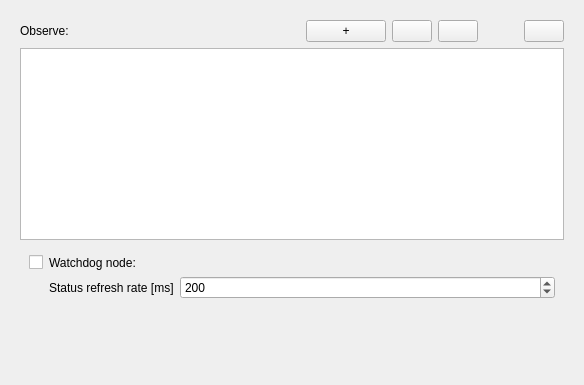
<?xml version="1.0" encoding="UTF-8"?>
<ui version="4.0">
 <class>qSlicerWatchdogModuleWidget</class>
 <widget class="qSlicerWidget" name="qSlicerWatchdogModuleWidget">
  <property name="geometry">
   <rect>
    <x>0</x>
    <y>0</y>
    <width>584</width>
    <height>385</height>
   </rect>
  </property>
  <property name="windowTitle">
   <string>Form</string>
  </property>
  <property name="autoFillBackground">
   <bool>true</bool>
  </property>
  <layout class="QVBoxLayout" name="verticalLayout">
   <item>
    <widget class="ctkCollapsibleButton" name="CTKCollapsibleButton" native="true">
     <property name="text" stdset="0">
      <string>Display</string>
     </property>
     <layout class="QVBoxLayout" name="verticalLayout_3">
      <item>
       <layout class="QGridLayout" name="gridLayout_1" columnstretch="0,0,0,0,0,0,0">
        <item row="1" column="0">
         <widget class="QLabel" name="label_3">
          <property name="sizePolicy">
           <sizepolicy hsizetype="Fixed" vsizetype="Preferred">
            <horstretch>0</horstretch>
            <verstretch>0</verstretch>
           </sizepolicy>
          </property>
          <property name="text">
           <string>Observe:</string>
          </property>
         </widget>
        </item>
        <item row="1" column="5">
         <spacer name="horizontalSpacer">
          <property name="orientation">
           <enum>Qt::Horizontal</enum>
          </property>
          <property name="sizeType">
           <enum>QSizePolicy::Minimum</enum>
          </property>
          <property name="sizeHint" stdset="0">
           <size>
            <width>40</width>
            <height>20</height>
           </size>
          </property>
         </spacer>
        </item>
        <item row="1" column="1">
         <widget class="qMRMLNodeComboBox" name="ToolComboBox" native="true">
          <property name="enabled">
           <bool>true</bool>
          </property>
          <property name="nodeTypes" stdset="0">
           <stringlist>
            <string>vtkMRMLLinearTransformNode</string>
            <string>vtkMRMLVolumeNode</string>
           </stringlist>
          </property>
          <property name="noneEnabled" stdset="0">
           <bool>true</bool>
          </property>
          <property name="addEnabled" stdset="0">
           <bool>false</bool>
          </property>
          <property name="removeEnabled" stdset="0">
           <bool>false</bool>
          </property>
         </widget>
        </item>
        <item row="1" column="6">
         <widget class="QPushButton" name="DeleteToolButton">
          <property name="sizePolicy">
           <sizepolicy hsizetype="Fixed" vsizetype="Fixed">
            <horstretch>0</horstretch>
            <verstretch>0</verstretch>
           </sizepolicy>
          </property>
          <property name="text">
           <string/>
          </property>
         </widget>
        </item>
        <item row="1" column="2">
         <widget class="QPushButton" name="AddToolButton">
          <property name="sizePolicy">
           <sizepolicy hsizetype="Fixed" vsizetype="Fixed">
            <horstretch>0</horstretch>
            <verstretch>0</verstretch>
           </sizepolicy>
          </property>
          <property name="text">
           <string>+</string>
          </property>
         </widget>
        </item>
        <item row="1" column="3">
         <widget class="QPushButton" name="UpToolButton">
          <property name="sizePolicy">
           <sizepolicy hsizetype="Fixed" vsizetype="Fixed">
            <horstretch>0</horstretch>
            <verstretch>0</verstretch>
           </sizepolicy>
          </property>
          <property name="text">
           <string/>
          </property>
         </widget>
        </item>
        <item row="1" column="4">
         <widget class="QPushButton" name="DownToolButton">
          <property name="sizePolicy">
           <sizepolicy hsizetype="Fixed" vsizetype="Fixed">
            <horstretch>0</horstretch>
            <verstretch>0</verstretch>
           </sizepolicy>
          </property>
          <property name="text">
           <string/>
          </property>
         </widget>
        </item>
       </layout>
      </item>
      <item>
       <widget class="QTableWidget" name="ToolsTableWidget"/>
      </item>
      <item>
       <widget class="ctkCollapsibleButton" name="CollapsibleButton" native="true">
        <property name="text" stdset="0">
         <string>Advanced options</string>
        </property>
        <property name="checked" stdset="0">
         <bool>true</bool>
        </property>
        <property name="collapsed" stdset="0">
         <bool>false</bool>
        </property>
        <layout class="QVBoxLayout" name="verticalLayout_5">
         <item>
          <layout class="QGridLayout" name="gridLayout_2">
           <item row="1" column="1">
            <widget class="QLabel" name="label_4">
             <property name="sizePolicy">
              <sizepolicy hsizetype="Fixed" vsizetype="Preferred">
               <horstretch>0</horstretch>
               <verstretch>0</verstretch>
              </sizepolicy>
             </property>
             <property name="text">
              <string>Watchdog node: </string>
             </property>
            </widget>
           </item>
           <item row="1" column="2">
            <widget class="qMRMLNodeComboBox" name="ModuleNodeComboBox" native="true">
             <property name="enabled">
              <bool>true</bool>
             </property>
             <property name="nodeTypes" stdset="0">
              <stringlist>
               <string>vtkMRMLWatchdogNode</string>
              </stringlist>
             </property>
             <property name="renameEnabled" stdset="0">
              <bool>true</bool>
             </property>
             <property name="selectNodeUponCreation" stdset="0">
              <bool>false</bool>
             </property>
            </widget>
           </item>
           <item row="1" column="0">
            <widget class="QCheckBox" name="ToolbarVisibilityCheckBox">
             <property name="sizePolicy">
              <sizepolicy hsizetype="Fixed" vsizetype="Fixed">
               <horstretch>0</horstretch>
               <verstretch>0</verstretch>
              </sizepolicy>
             </property>
             <property name="toolTip">
              <string>Toggle fiducial list visibility.</string>
             </property>
             <property name="text">
              <string/>
             </property>
            </widget>
           </item>
           <item row="2" column="1">
            <widget class="QLabel" name="label">
             <property name="text">
              <string>Status refresh rate [ms]</string>
             </property>
            </widget>
           </item>
           <item row="2" column="2">
            <widget class="QSpinBox" name="StatusRefreshRateSpinBox">
             <property name="minimum">
              <number>25</number>
             </property>
             <property name="maximum">
              <number>2000</number>
             </property>
             <property name="singleStep">
              <number>25</number>
             </property>
             <property name="value">
              <number>200</number>
             </property>
            </widget>
           </item>
          </layout>
         </item>
        </layout>
       </widget>
      </item>
     </layout>
    </widget>
   </item>
   <item>
    <spacer name="verticalSpacer">
     <property name="orientation">
      <enum>Qt::Vertical</enum>
     </property>
     <property name="sizeHint" stdset="0">
      <size>
       <width>0</width>
       <height>0</height>
      </size>
     </property>
    </spacer>
   </item>
  </layout>
 </widget>
 <customwidgets>
  <customwidget>
   <class>qMRMLNodeComboBox</class>
   <extends>QWidget</extends>
   <header>qMRMLNodeComboBox.h</header>
   <container>1</container>
  </customwidget>
  <customwidget>
   <class>qSlicerWidget</class>
   <extends>QWidget</extends>
   <header>qSlicerWidget.h</header>
   <container>1</container>
  </customwidget>
  <customwidget>
   <class>ctkCollapsibleButton</class>
   <extends>QWidget</extends>
   <header>ctkCollapsibleButton.h</header>
   <container>1</container>
  </customwidget>
 </customwidgets>
 <resources/>
 <connections>
  <connection>
   <sender>qSlicerWatchdogModuleWidget</sender>
   <signal>mrmlSceneChanged(vtkMRMLScene*)</signal>
   <receiver>ModuleNodeComboBox</receiver>
   <slot>setMRMLScene(vtkMRMLScene*)</slot>
   <hints>
    <hint type="sourcelabel">
     <x>195</x>
     <y>3</y>
    </hint>
    <hint type="destinationlabel">
     <x>354</x>
     <y>279</y>
    </hint>
   </hints>
  </connection>
  <connection>
   <sender>qSlicerWatchdogModuleWidget</sender>
   <signal>mrmlSceneChanged(vtkMRMLScene*)</signal>
   <receiver>ToolComboBox</receiver>
   <slot>setMRMLScene(vtkMRMLScene*)</slot>
   <hints>
    <hint type="sourcelabel">
     <x>316</x>
     <y>3</y>
    </hint>
    <hint type="destinationlabel">
     <x>504</x>
     <y>51</y>
    </hint>
   </hints>
  </connection>
 </connections>
</ui>
